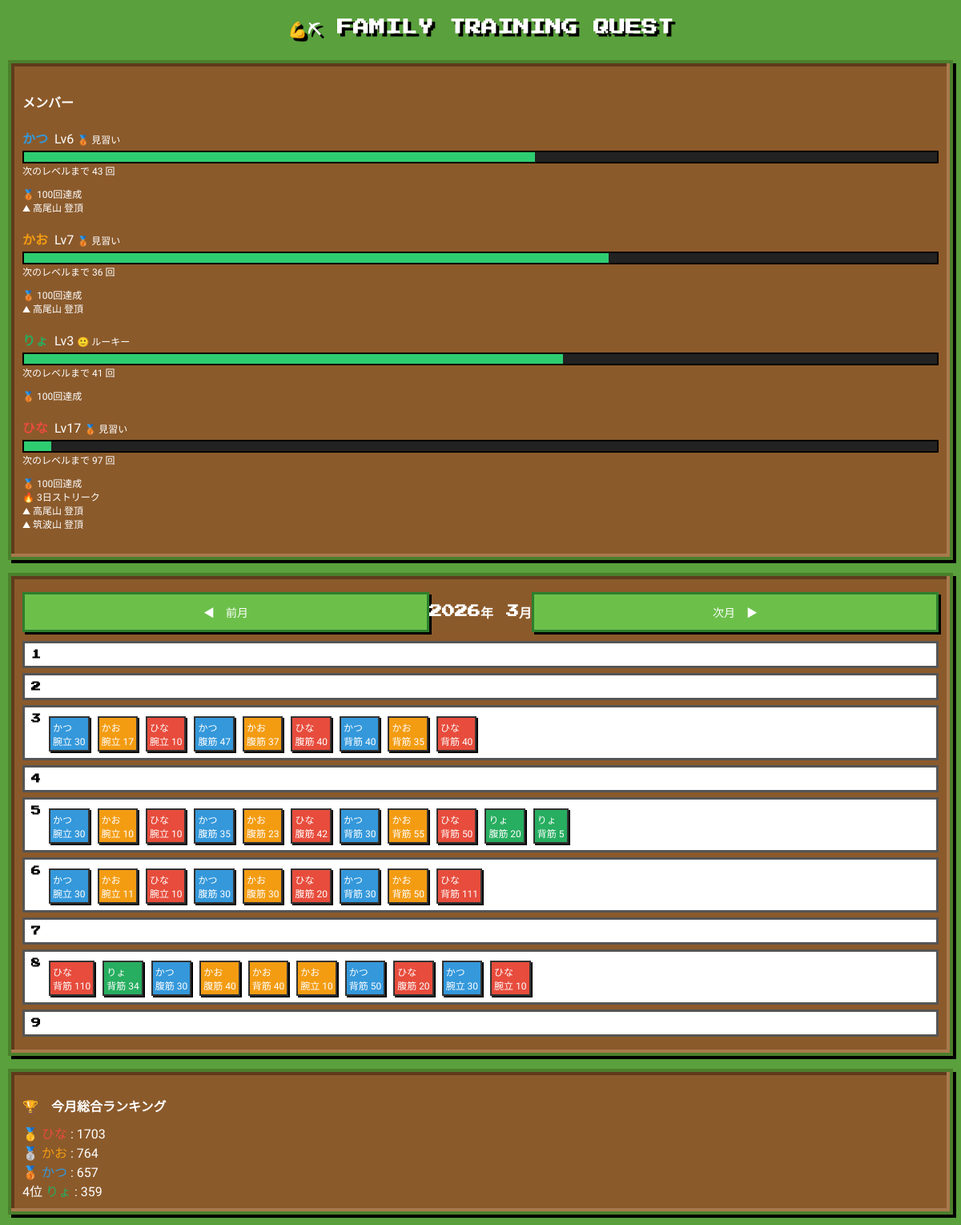
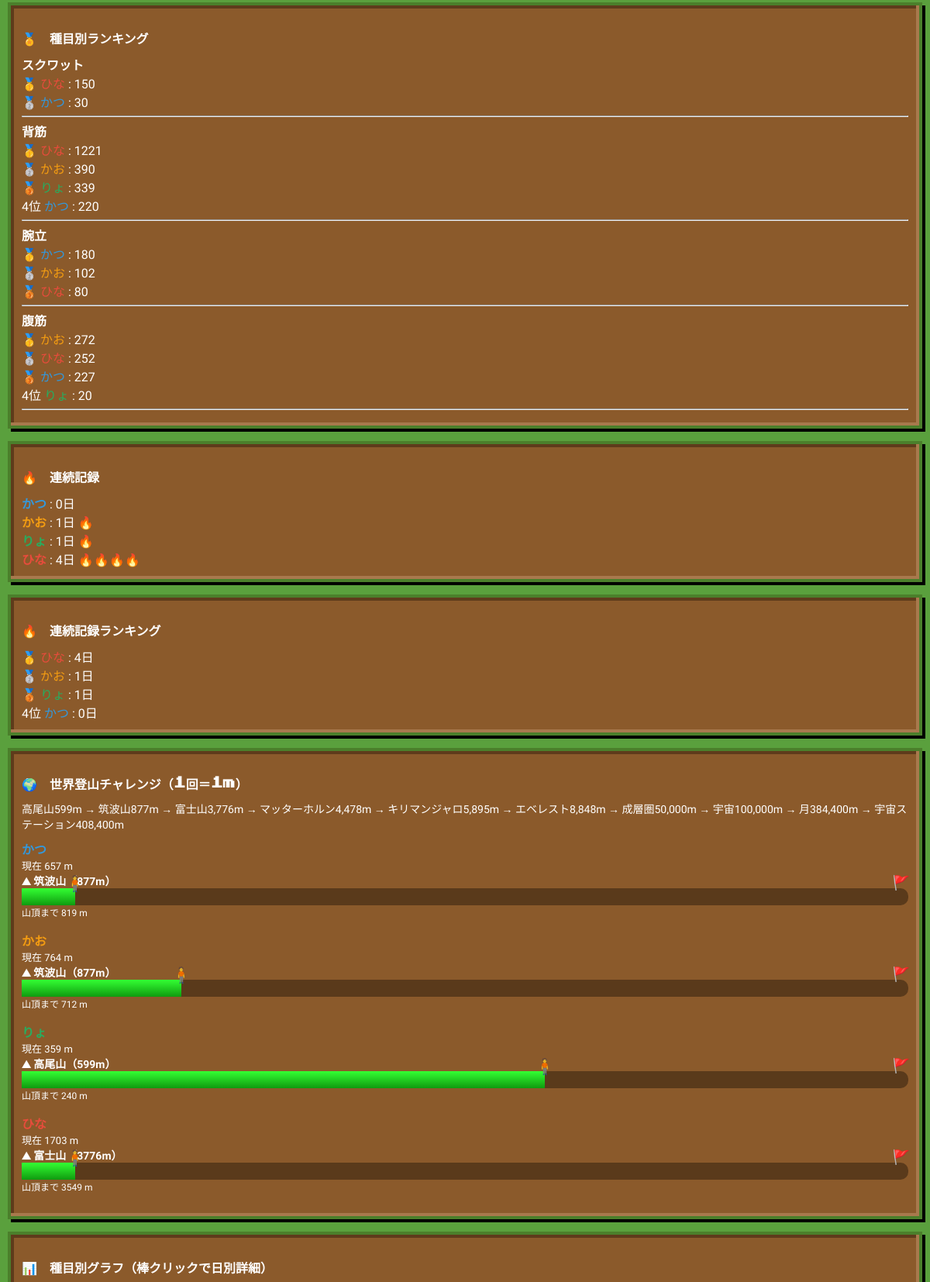
The page / (upper part) on the database its author committed (2 pictures, top to bottom).
### tables this page shows
CREATE TABLE members(
        id INTEGER PRIMARY KEY AUTOINCREMENT,
        name TEXT
    );

CREATE TABLE workouts(
        id INTEGER PRIMARY KEY AUTOINCREMENT,
        member_id INTEGER,
        exercise_id INTEGER,
        reps INTEGER,
        day TEXT
    );

CREATE TABLE exercises(
        id INTEGER PRIMARY KEY AUTOINCREMENT,
        name TEXT
    );

### app.py (the view)
@app.route("/")
def index():
    y = request.args.get("year", type=int)
    m = request.args.get("month", type=int)
    today = date.today()
    year = y or today.year
    month = m or today.month
    calendar.setfirstweekday(calendar.SUNDAY)
    cal = calendar.monthcalendar(year, month)
    members = query("SELECT * FROM members")
    exercises = query("SELECT * FROM exercises")
    member_colors={}
    palette=[
        "#3498db","#f39c12","#27ae60","#e74c3c",
        "#9b59b6","#1abc9c","#e67e22","#2ecc71"
    ]
    for i,m in enumerate(members):
        member_colors[m[1]]=palette[i%len(palette)]
    workouts=query("""
    SELECT w.id,w.day,m.id,m.name,e.id,e.name,w.reps
    FROM workouts w
    JOIN members m ON w.member_id=m.id
    JOIN exercises e ON w.exercise_id=e.id
    """)
    workout_map={}
    for w in workouts:
        wid,day,mid,mname,eid,ename,reps=w
        if day not in workout_map:
            workout_map[day]=[]
        workout_map[day].append({
            "id":wid,
            "member_id":mid,
            "member":mname,
            "exercise_id":eid,
            "exercise":ename,
            "reps":reps
        })
    ranking=query("""
    SELECT m.name,SUM(w.reps)
    FROM workouts w
    JOIN members m ON w.member_id=m.id
    WHERE strftime('%Y-%m',w.day)=?
    GROUP BY m.name
    ORDER BY SUM(w.reps) DESC
    """,(f"{year}-{month:02d}",))
    ranking_by_exercise=query("""
    SELECT e.name,m.name,SUM(w.reps)
    FROM workouts w
    JOIN exercises e ON w.exercise_id=e.id
    JOIN members m ON w.member_id=m.id
    WHERE strftime('%Y-%m',w.day)=?
    GROUP BY e.name,m.name
    ORDER BY e.name,SUM(w.reps) DESC
    """,(f"{year}-{month:02d}",))
    exercise_stats=query("""
    SELECT e.name,SUM(w.reps)
    FROM workouts w
    JOIN exercises e ON w.exercise_id=e.id
    WHERE strftime('%Y-%m',w.day)=?
    GROUP BY e.name
    """,(f"{year}-{month:02d}",))
    member_stats=query("""
    SELECT m.name,SUM(w.reps)
    FROM workouts w
    JOIN members m ON w.member_id=m.id
    WHERE strftime('%Y-%m',w.day)=?
    GROUP BY m.name
    """,(f"{year}-{month:02d}",))
    member_levels = {}
    member_badges = {}
    mountains = [
        {"name":"高尾山","height":599},
        {"name":"筑波山","height":877},
        {"name":"富士山","height":3776},
        {"name":"マッターホルン","height":4478},
        {"name":"キリマンジャロ","height":5895},
        {"name":"エベレスト","height":8848},
        {"name":"成層圏","height":50000},
        {"name":"宇宙","height":100000},
        {"name":"月","height":384400},
        {"name":"宇宙ステーション","height":408000}
    ]
    for m in members:
        name = m[1]
        row = query("""
        SELECT SUM(reps)
        FROM workouts w
        JOIN members m ON w.member_id=m.id
        WHERE m.name=?
        """,(name,),one=True)
        total = row[0] if row and row[0] else 0
        badges = []
        if total >= 100:
            badges.append("🥉 100回達成")
        if total >= 3000:
            badges.append("🥈 3000回達成")
        if total >= 10000:
            badges.append("🥇 10000回達成")
        streak = calculate_streak(m[0])
        if streak >= 3:
            badges.append("🔥 3日ストリーク")
        if streak >= 7:
            badges.append("🔥 7日ストリーク")
        if streak >= 30:
            badges.append("🔥 30日ストリーク")
        passed_height = 0
        for mt in mountains:
            passed_height += mt["height"]
            if total >= passed_height:
                badges.append(f"⛰ {mt['name']} 登頂")
            else:
                break
        member_badges[name] = badges
    for m in members:
        name = m[1]
        row = query("""
        SELECT SUM(reps)
        FROM workouts w
        JOIN members m ON w.member_id=m.id
        WHERE m.name=?
        """,(name,),one=True)
        total = int(row[0]) if row and row[0] else 0
        level = int(total // 100)
        next_level = (level + 1) * 100
        progress = int((total % 100) / 100 * 100)
        remain = next_level - total
        if level >= 100:
            title = "👑 レジェンド"
        elif level >= 50:
            title = "🦾 マスター"
        elif level >= 20:
            title = "⚔ 戦士"
        elif level >= 5:
            title = "🥉 見習い"
        else:
            title = "🙂 ルーキー"
        member_levels[name] = {
            "level": level,
            "progress": progress,
            "remain": remain,
            "title": title
        }
        mountain_progress = []
        for m in member_stats:
            name = m[0]
            total = m[1] or 0
            climbed = total
            passed_height = 0
            current_mountain = mountains[-1]["name"]
            goal = mountains[-1]["height"]
            progress = 100
            remaining = 0
            for mt in mountains:
                if climbed < passed_height + mt["height"]:
                    current_mountain = mt["name"]
                    goal = mt["height"]
                    current_height = climbed - passed_height
                    progress = int((current_height / goal) * 100)
                    remaining = goal - current_height
                    break
                passed_height += mt["height"]
            mountain_progress.append({
                "name": name,
                "height": climbed,
                "mountain": current_mountain,
                "progress": progress,
                "remaining": remaining,
                "goal": goal
            })
    member_exercise_stats={}
    for w in workouts:
        wid,day,mid,mname,eid,ename,reps=w
        reps = int(reps) if reps else 0
        if ename not in member_exercise_stats:
            member_exercise_stats[ename]={}
        if mname not in member_exercise_stats[ename]:
            member_exercise_stats[ename][mname]=0
        member_exercise_stats[ename][mname]+=reps
    exercise_day_details={}
    for w in workouts:
        wid,day,mid,mname,eid,ename,reps=w
        if ename not in exercise_day_details:
            exercise_day_details[ename]=[]
        exercise_day_details[ename].append({
            "day":day,
            "member":mname,
            "reps":reps
        })
    today_str=date.today().strftime("%Y-%m-%d")
    member_streaks = []
    for m in members:
        member_id = m[0]
        member_name = m[1]
        streak = calculate_streak(member_id)
        member_streaks.append({
            "name": member_name,
            "streak": streak
        })
    streak_ranking = sorted(
        member_streaks,
        key=lambda x: x["streak"],
        reverse=True
    )
    return render_template(
        "index.html",
        members=members,
        exercises=exercises,
        calendar=cal,
        workouts=workout_map,
        year=year,
        month=month,
        member_colors=member_colors,
        ranking=ranking,
        exercise_stats=exercise_stats,
        member_stats=member_stats,
        member_exercise_stats=json.dumps(member_exercise_stats),
        exercise_day_details=json.dumps(exercise_day_details),
        ranking_by_exercise=ranking_by_exercise,
        current_date=today_str,
        member_streaks=member_streaks,
        streak_ranking=streak_ranking,
        member_levels=member_levels,
        member_badges=member_badges,
        mountain_progress=mountain_progress
    )

### app.py (called while the page is built)
def calculate_streak(member_id):
    conn = sqlite3.connect(DB)
    cur = conn.cursor()
    cur.execute("""
        SELECT DISTINCT day
        FROM workouts
        WHERE member_id=?
        ORDER BY day DESC
    """,(member_id,))
    rows = cur.fetchall()
    conn.close()
    dates = set(r[0] for r in rows)
    today = date.today()
    yesterday = today - timedelta(days=1)
    streak = 0
    if today.strftime("%Y-%m-%d") in dates:
        start = today
    else:
        start = yesterday
    for i in range(365):
        d = (start - timedelta(days=i)).strftime("%Y-%m-%d")
        if d in dates:
            streak += 1
        else:
            break
    return streak

def query(sql,args=(),one=False):
    con=sqlite3.connect(DB)
    cur=con.cursor()
    cur.execute(sql,args)
    r=cur.fetchall()
    con.commit()
    con.close()
    return (r[0] if r else None) if one else r

### templates/index.html (shortened to what this page needs)
<!DOCTYPE html>
<html lang="ja">
<head>
</head>
<body>
<h1>💪⛏ FAMILY TRAINING QUEST</h1>
<div class="card">
<h4>メンバー</h4>
{% for m in members %}
{% set lv = member_levels[m[1]] %}
<div style="margin-bottom:12px">
<b style="color:{{ member_colors[m[1]] }}">{{ m[1] }}</b>
&nbsp;Lv{{ lv.level }}
<span style="font-size:12px">{{ lv.title }}</span>
<div style="background:#222; height:16px; border:2px solid #000; margin-top:4px;">
<div style="height:100%; width:{{ lv.progress }}%; background:#2ecc71;"></div>
</div>
<div style="font-size:12px">次のレベルまで {{ lv.remain }} 回</div>
</div>
{% if member_badges[m[1]] %}
<div style="margin-top:6px;font-size:12px">
{% for b in member_badges[m[1]] %}
<div>{{b}}</div>
{% endfor %}
</div>
{% endif %}
<br>
{% endfor %}
</div>
<div class="card">
<div style="display:flex; justify-content:space-between; align-items:center; margin-bottom:5px; flex-wrap: nowrap;">
    <button type="button" onclick="changeMonth(-1)">◀ 前月</button>
    <h3 style="margin:0; font-size:16px; white-space: nowrap;">{{year}}年 {{month}}月</h3>
    <button type="button" onclick="changeMonth(1)">次月 ▶</button>
</div>
<div class="calendar">
{% set today_str = current_date|default("") %}
{% for week in calendar %}
  {% for day in week %}
    {% if day == 0 %}
      <div class="empty"></div>
    {% else %}
      {% set d = "%04d-%02d-%02d"|format(year,month,day) %}
      {% set is_today = (d == today_str) %}
      <div class="day" style="background: {% if is_today %}#fcefa1{% else %}white{% endif %};">
          <div class="daynum" onclick="openModal('{{d}}')">{{day}}</div>
          {% if workouts.get(d) %}
              {% for w in workouts[d] %}
                  <div class="log"
                      style="background:{{ member_colors[w.member] }}; color:white;"
                      onclick="openModal('{{d}}','{{w.member_id}}','{{w.exercise_id}}','{{w.reps}}','{{w.id}}')">
                      {{ w.member }}<br>{{ w.exercise }} {{ w.reps }}
                  </div>
              {% endfor %}
          {% endif %}
      </div>
    {% endif %}
  {% endfor %}
{% endfor %}
</div>
</div>
<div class="card">
<h3>🏆 今月総合ランキング</h3>
{% for r in ranking %}
<div>
{% if loop.index == 1 %}
🥇
{% elif loop.index == 2 %}
🥈
{% elif loop.index == 3 %}
🥉
{% else %}
{{loop.index}}位
{% endif %}
<span style="color:{{member_colors[r[0]]}};">
{{r[0]}}
</span>
 : {{r[1]}}
</div>
{% endfor %}
</div>
<div class="card">
<h3>🏅 種目別ランキング</h3>
{% set grouped = {} %}
{% for r in ranking_by_exercise %}
    {% set exercise = r[0] %}
    {% set member = r[1] %}
    {% set reps = r[2] %}
{% endfor %}
{% for exercise, members_list in grouped.items() %}
<b>{{ exercise }}</b><br>
{% for m in members_list %}
{% if loop.index == 1 %}
🥇
{% elif loop.index == 2 %}
🥈
{% elif loop.index == 3 %}
🥉
{% else %}
{{loop.index}}位
{% endif %}
<span style="color:{{member_colors[m.member]}};">
{{ m.member }}
</span>
 : {{ m.reps }}<br>
{% endfor %}
<hr style="margin:6px 0;">
{% endfor %}
</div>
<div class="card">
<h3>🔥 連続記録</h3>
{% for s in member_streaks %}
<div>
<span style="color:{{member_colors[s.name]}}; font-weight:bold;">
{{ s.name }}
</span>
 : {{ s.streak }}日
 {{ "🔥" * s.streak }}
</div>
{% endfor %}
</div>
<div class="card">
<h3>🔥 連続記録ランキング</h3>
{% for s in streak_ranking %}
<div>
{% if loop.index == 1 %}🥇
{% elif loop.index == 2 %}🥈
{% elif loop.index == 3 %}🥉
{% else %}{{loop.index}}位
{% endif %}
<span style="color:{{member_colors[s.name]}}">
{{ s.name }}
</span>
 : {{ s.streak }}日
</div>
{% endfor %}
</div>
<div class="card">
<h3>🌍 世界登山チャレンジ（1回＝1m）</h3>
<div style="font-size:14px;margin-bottom:10px;">
高尾山599m → 筑波山877m → 富士山3,776m → マッターホルン4,478m → キリマンジャロ5,895m → エベレスト8,848m → 成層圏50,000m → 宇宙100,000m → 月384,400m
→ 宇宙ステーション408,400m</div>
{% for member in members %}
  {% for m in mountain_progress %}
    {% if m.name == member[1] %}
<div style="margin-bottom:16px">
<span class="member-name" style="color:{{ member_colors[m.name] }}">
{{ m.name }}
</span>
<div style="font-size:13px">
現在 {{m.height}} m
</div>
<div style="font-size:14px;font-weight:bold">
⛰ {{m.mountain}}（{{m.goal}}m）
</div>
<div class="mountain-bar">
<div class="mountain-fill"
style="width:{{m.progress}}%">
</div>
<div class="climber"
style="left:{{m.progress}}%">
🧍
</div>
<div class="flag">
🚩
</div>
</div>
{% if m.remaining > 0 %}
<div style="font-size:12px">
山頂まで {{m.remaining}} m
</div>
{% else %}
<div style="color:#e74c3c;font-weight:bold">
🎉 登頂！！
</div>
{% endif %}
</div>
    {% endif %}
  {% endfor %}
{% endfor %}
</div>
<div class="card">
<h3>📊 種目別グラフ（棒クリックで日別詳細）</h3>
</div>
</body>
</html>

### templates/index.html (style rules this page uses)
*, *::before, *::after { box-sizing: border-box; }
body { font-family:"DotGothic16",sans-serif; background:#5aa03d; margin:0; padding:10px; image-rendering:pixelated; }
h1 { text-align:center; font-family:"Press Start 2P"; font-size:20px; color:#fff; text-shadow:4px 4px 0 #000; margin-bottom:18px; }
.card { background:#8B5A2B; border:4px solid #4b7f2b; box-shadow: inset -4px -4px 0 #a8794d, inset 4px 4px 0 #5e3b1b, 4px 4px 0 #000; padding:14px; margin-bottom:16px; color:white; }
.card h3 { font-family:"Press Start 2P"; font-size:16px; margin-bottom:10px; }
button { width:100%; padding:12px; margin:6px 0; font-family:"Press Start 2P"; font-size:14px; background:#6cc04a; border:3px solid #2d7f2d; color:white; box-shadow:3px 3px 0 #000; cursor:pointer; }
.calendar { display:flex; flex-direction:column; gap:6px; max-height:500px; overflow-y:auto; }
.day { background:#9e9e9e; padding:8px; border:3px solid #555; font-size:14px; display:flex; flex-direction:row; align-items:flex-start; gap:10px; }
.daynum { font-weight:bold; font-family:"Press Start 2P"; font-size:12px; color:black; }
.log { font-size:12px; margin-top:3px; padding:3px; color:white; border:2px solid #333; box-shadow:2px 2px 0 #000; }
.mountain-bar { position:relative; width:100%; height:22px; background:#5a3a1b; border-radius:10px; overflow:visible; }
.mountain-fill { height:100%; background:linear-gradient(#33ff33,#0f9b0f); transition:width 1s ease-out; }
.climber { position:absolute; top:-18px; font-size:20px; transform:translateX(-50%); transition:left 1s ease-out; }
.flag { position:absolute; right:-2px; top:-18px; font-size:18px; }
.member-name { font-weight:bold; font-size:16px; }

### rows shown on the page
members: name "かつ", level "6", title "🥉 見習い", {{ lv.progress }} 56 (drawn), remain "43", 1 "🥉 100回達成" "⛰ 高尾山 登頂", streak "0", name "かつ", height "657", mountain "筑波山", goal "877", remaining "819"
members: name "かお", level "7", title "🥉 見習い", {{ lv.progress }} 64 (drawn), remain "36", 1 "🥉 100回達成" "⛰ 高尾山 登頂", streak "1", streak "🔥", name "かお", height "764", mountain "筑波山", goal "877", {{ m.progress }} 18 (drawn), remaining "712"
members: name "りょ", level "3", title "🙂 ルーキー", {{ lv.progress }} 59 (drawn), remain "41", 1 "🥉 100回達成", streak "1", streak "🔥", name "りょ", height "359", mountain "高尾山", goal "599", {{ m.progress }} 59 (drawn), remaining "240"
members: name "ひな", level "17", title "🥉 見習い", {{ lv.progress }} 3 (drawn), remain "97", 1 "🥉 100回達成" "🔥 3日ストリーク" "⛰ 高尾山 登頂" "⛰ 筑波山 登頂", streak "4", streak "🔥🔥🔥🔥", name "ひな", height "1703", mountain "富士山", goal "3776", {{ m.progress }} 6 (drawn), remaining "3549"
workouts: member "かつ", exercise "腕立", reps "30"
workouts: member "かお", exercise "腕立", reps "17"
workouts: member "ひな", exercise "腕立", reps "10"
workouts: member "かつ", exercise "腹筋", reps "47"
workouts: member "かお", exercise "腹筋", reps "37"
workouts: member "ひな", exercise "腹筋", reps "40"
workouts: member "かつ", exercise "背筋", reps "40"
workouts: member "かお", exercise "背筋", reps "35"
workouts: member "ひな", exercise "背筋", reps "40"
workouts: member "かつ", exercise "腕立", reps "30"
workouts: member "かお", exercise "腕立", reps "10"
workouts: member "ひな", exercise "腕立", reps "10"
workouts: member "かつ", exercise "腹筋", reps "35"
workouts: member "かお", exercise "腹筋", reps "23"
workouts: member "ひな", exercise "腹筋", reps "42"
workouts: member "かつ", exercise "背筋", reps "30"
workouts: member "かお", exercise "背筋", reps "55"
workouts: member "ひな", exercise "背筋", reps "50"
workouts: member "りょ", exercise "腹筋", reps "20"
workouts: member "りょ", exercise "背筋", reps "5"
workouts: member "かつ", exercise "腕立", reps "30"
workouts: member "かお", exercise "腕立", reps "11"
workouts: member "ひな", exercise "腕立", reps "10"
workouts: member "かつ", exercise "腹筋", reps "30"
workouts: member "かお", exercise "腹筋", reps "30"
workouts: member "ひな", exercise "腹筋", reps "20"
workouts: member "かつ", exercise "背筋", reps "30"
workouts: member "かお", exercise "背筋", reps "50"
workouts: member "ひな", exercise "背筋", reps "111"
workouts: member "ひな", exercise "背筋", reps "110"
workouts: member "りょ", exercise "背筋", reps "34"
workouts: member "かつ", exercise "腹筋", reps "30"
workouts: member "かお", exercise "腹筋", reps "40"
workouts: member "かお", exercise "背筋", reps "40"
workouts: member "かお", exercise "腕立", reps "10"
workouts: member "かつ", exercise "背筋", reps "50"
workouts: member "ひな", exercise "腹筋", reps "20"
workouts: member "かつ", exercise "腕立", reps "30"
workouts: member "ひな", exercise "腕立", reps "10"

### other values the page prints
{{ year }} "2026"
{{ month }} "3"
{{ day }} "1" "2" "3" "4" "5" "6" "7" "8" "9"
{{ r[0] }} "ひな" "かお" "かつ" "りょ"
{{ r[1] }} "1703" "764" "657" "359"
{{ exercise }} "スクワット" "背筋" "腕立" "腹筋"
{{ m.member }} "ひな" "かつ" "ひな" "かお" "りょ" "かつ" "かつ" "かお" "ひな" "かお" "ひな" "かつ" "りょ"
{{ m.reps }} "150" "30" "1221" "390" "339" "220" "180" "102" "80" "272" "252" "227" "20"
